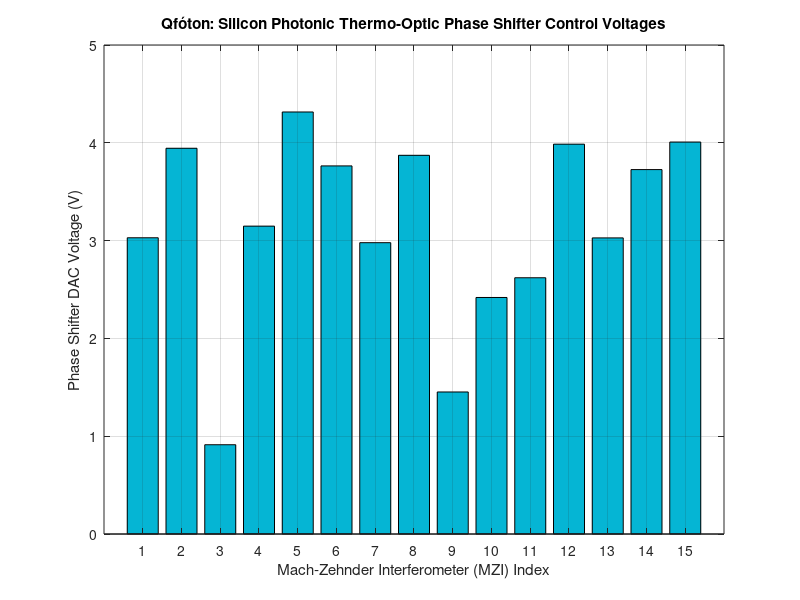

This chart was generated by the following MATLAB code:
% Qfóton - MATLAB / Simulink Photonic Quantum Co-Simulation Script
% Auto-generated for Silicon Photonic Thermal Phase Shifter DACs
clear; clc;
V_pi = 3.2; % Pi-voltage for thermo-optic phase shifters (V)
R_heater = 120.0; % Heater resistance (Ohms)
DAC_bits = 16; % Digital-to-Analog Converter resolution

% MZI Channel Control Table [MZI_ID, Mode_A, Mode_B, V_theta (V), V_phi (V), Power (mW)]
MZI_Control_Table = [
    1, 0, 1, 1.2328, 3.0291, 76.46;
    2, 3, 4, 1.1097, 3.9442, 129.64;
    3, 4, 5, 2.0479, 0.9128, 6.94;
    4, 2, 3, 1.725, 3.148, 82.58;
    5, 1, 2, 1.714, 4.3151, 155.17;
    6, 0, 1, 1.7742, 3.7638, 118.05;
    7, 1, 2, 2.0141, 2.9788, 73.94;
    8, 2, 3, 1.3039, 3.8722, 124.95;
    9, 3, 4, 1.8526, 1.4522, 17.57;
    10, 4, 5, 1.8732, 2.4185, 48.74;
    11, 4, 5, 1.3633, 2.6202, 57.21;
    12, 3, 4, 2.0971, 3.9861, 132.41;
    13, 2, 3, 1.9705, 3.0277, 76.39;
    14, 1, 2, 2.2251, 3.7262, 115.7;
    15, 0, 1, 1.6665, 4.0078, 133.85;
];

% Plot Thermal Dissipation per Channel
figure('Name', 'Qfoton Silicon Photonic DAC Control Voltages', 'Color', 'w');
bar(MZI_Control_Table(:, 1), MZI_Control_Table(:, 5), 'FaceColor', [0.02 0.71 0.83]);
xlabel('Mach-Zehnder Interferometer (MZI) Index');
ylabel('Phase Shifter DAC Voltage (V)');
title('Qfóton: Silicon Photonic Thermo-Optic Phase Shifter Control Voltages');
grid on;
disp('Qfóton MATLAB / Simulink Control Vector Loaded Successfully.');
